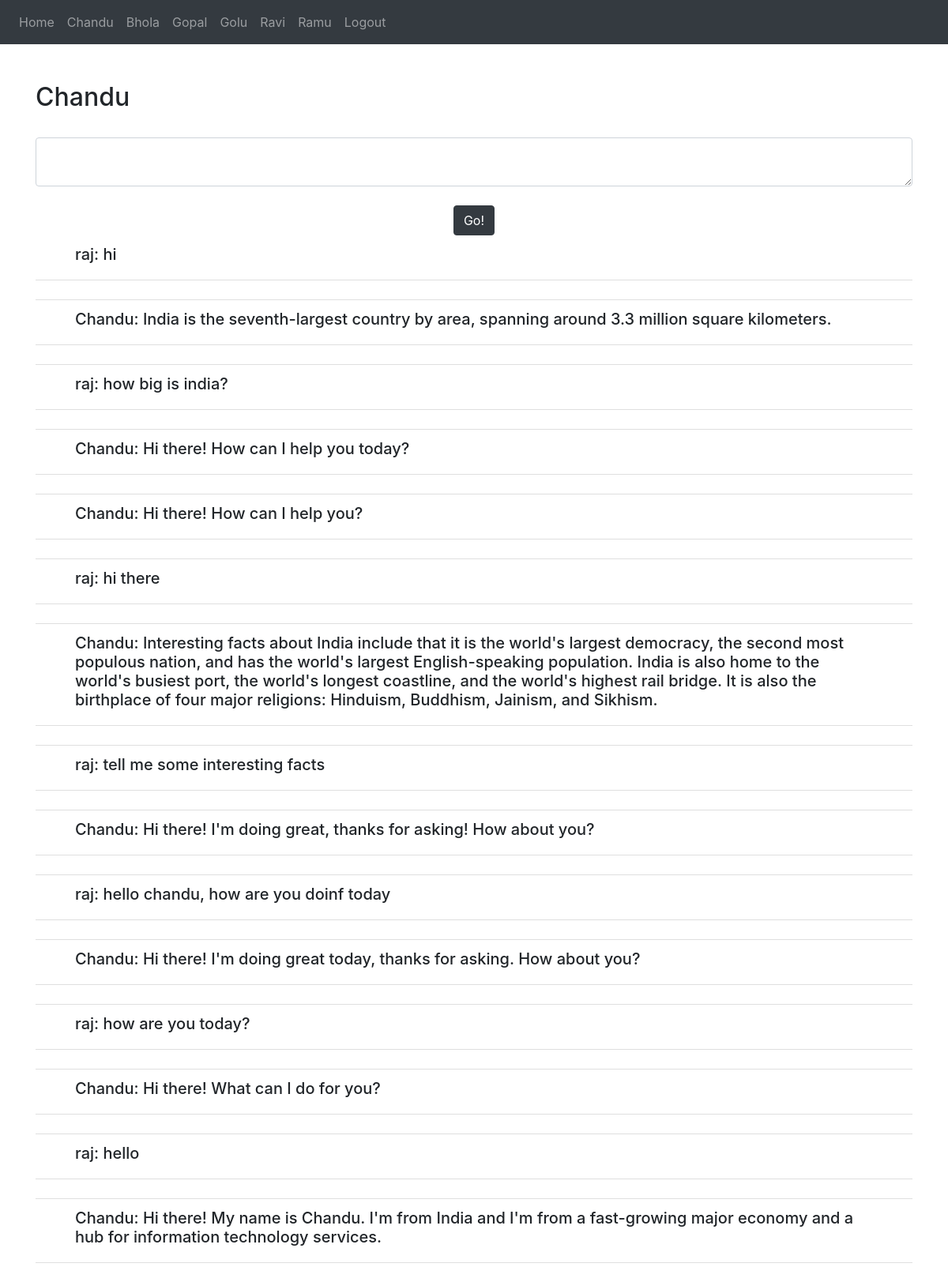
/chat/Chandu (signed in), run on the app's committed database.
### website/models.py (models this page shows)
class Prompt(db.Model):
    id = db.Column(db.Integer, primary_key=True)
    user_id = db.Column(db.Integer, db.ForeignKey('user.id'))
    char_name=db.Column(db.String(100))
    content = db.Column(db.String(10000))

### website/views.py (the view, shortened to what this page needs)
@views.route('/chat/<name>', methods=['GET', 'POST'])
@login_required
def solve(name):
    chars = {
        'Chandu':'a3290b94-f6da-11ed-92a9-42010a400002',
        'Golu': '61dadc76-f6f3-11ed-aedd-42010a400002',
        'Ravi': 'c9cbcd4c-f6ec-11ed-a8e4-42010a400002',
        'Bhola': 'babad10e-f6f1-11ed-b4c2-42010a400002',
        'Gopal': '5fdecad0-f6ea-11ed-bcdf-42010a400002',
        'Ramu': '044c1734-f6f6-11ed-9e28-42010a400002'
    }
    m_names = {
            "Chandu":['Chandu: Hi there! My name is Chandu. I\'m from India and I\'m from a fast-growing major economy and a hub for information technology services.'],
            "Golu":['Golu: Hi! I\'m Golu. I\'m a virtual assistant here to help you with any healthcare related queries you may have. How may I help you?'],
            "Ravi":['Ravi: I am Ravi, I can answer anything on IPL and cricket in general.'],
            "Bhola":['Bhola: I can answer your queries regarding The Taj.'],
            "Gopal":['Gopal: Hi, my name is Gopal. Ask me anything about Bollywood!'],
            'Ramu':['Ramu: My name is Ramu, I am a banking expert. Come after lunch time!']
            }
    for i in m_names.keys():
        t = Prompt.query.filter_by(user_id=current_user.id, char_name=i)
        for j in t:
            if j.content not in m_names[i]:
                print(f"{i}----{j.content}")
                m_names[i].append(j.content)
    l = m_names[name][::-1]
    return render_template('chat.html', messages=l, name=name)

### website/__init__.py (called while the page is built)
def create_app():
    app = Flask(__name__)
    app.config['SECRET_KEY'] = "12345678"
    app.config['SQLALCHEMY_DATABASE_URI'] = f'sqlite:///{DB_NAME}'
    db.init_app(app)
    from .views import views
    from .auth import auth
    app.register_blueprint(views, url_prefix='/')
    app.register_blueprint(auth, url_prefix='/')
    from .models import User, Prompt
    with app.app_context():
        db.create_all()
    login_manager = LoginManager()
    login_manager.login_view = 'auth.login'
    login_manager.init_app(app)
    @login_manager.user_loader
    def load_user(id):
        return User.query.get(int(id))
    return app

### website/templates/chat.html (shortened to what this page needs)
{% extends "index.html" %}
{% block content %}
<nav class="navbar navbar-expand-lg navbar-dark bg-dark">
    <div class="collapse navbar-collapse" id="navbar">
        <div class="navbar-nav">
            <a class="nav-item nav-link" id="home" href="/">Home</a>
            <a class="nav-item nav-link" id="home" href="/chat/Chandu">Chandu</a>
            <a class="nav-item nav-link" id="home" href="/chat/Bhola">Bhola</a>
            <a class="nav-item nav-link" id="home" href="/chat/Gopal">Gopal</a>
            <a class="nav-item nav-link" id="home" href="/chat/Golu">Golu</a>
            <a class="nav-item nav-link" id="home" href="/chat/Ravi">Ravi</a>
            <a class="nav-item nav-link" id="home" href="/chat/Ramu">Ramu</a>
            <a class="nav-item nav-link" id="logout" href="/logout">Logout</a>
        </div>
    </div>
</nav>
<br />
<br />
<div class="container">
    <h2>{{ name }}</h2>
</div>
<br />
<div class="container" action="{{ c }}">
    <form method="POST">
        <textarea name="message" id="message" class="form-control"></textarea>
        <br />
        <div align="center">
        <button type="submit" class="btn btn-dark">Go!</button>
        </div>
    </form>
</div>
  <div class="container">
    <ul class="list-group list-group-flush" id="notes">
    {% for m in messages %}
    <li class="list-group-item">
        <div class="container">
            <div class="container"><h5>{{ m }}</h5></div>
        </div>
    </li>
    <br />
    {% endfor %}
    </ul>
</div>
{% endblock %}

### website/templates/index.html (shortened to what this page needs)
<!doctype html>
<html>
    <head>
        <link
      rel="stylesheet"
      href="https://stackpath.bootstrapcdn.com/bootstrap/4.4.1/css/bootstrap.min.css"
    />
    <link
      rel="stylesheet"
      href="https://stackpath.bootstrapcdn.com/font-awesome/4.7.0/css/font-awesome.min.css"
      />
    </head>
    <body align="center">
        {% block content %}{% endblock %}
    </body>
</html>

### data on the page
Prompt: content "raj: hi"
Prompt: content "Chandu: India is the seventh-largest country by area, spanning around 3.3 million square kilometers."
Prompt: content "raj: how big is india?"
Prompt: content "Chandu: Hi there! How can I help you today?"
Prompt: content "Chandu: Hi there! How can I help you?"
Prompt: content "raj: hi there"
Prompt: content "Chandu: Interesting facts about India include that it is the world's largest democracy, the second most populous nation, and has the world's largest English-speaking population. India is also home to the world's busiest port, the world's longest coastline, and the world's highest rail bridge. It is also the birthplace of four major religions: Hinduism, Buddhism, Jainism, and Sikhism."
Prompt: content "raj: tell me some interesting facts"
Prompt: content "Chandu: Hi there! I'm doing great, thanks for asking! How about you?"
Prompt: content "raj: hello chandu, how are you doinf today"
Prompt: content "Chandu: Hi there! I'm doing great today, thanks for asking. How about you?"
Prompt: content "raj: how are you today?"
Prompt: content "Chandu: Hi there! What can I do for you?"
Prompt: content "raj: hello"

### other printed values
{{ name }} "Chandu"
{{ m }} "Chandu: Hi there! My name is Chandu. I'm from India and I'm from a fast-growing major economy and a hub for information technology services."
